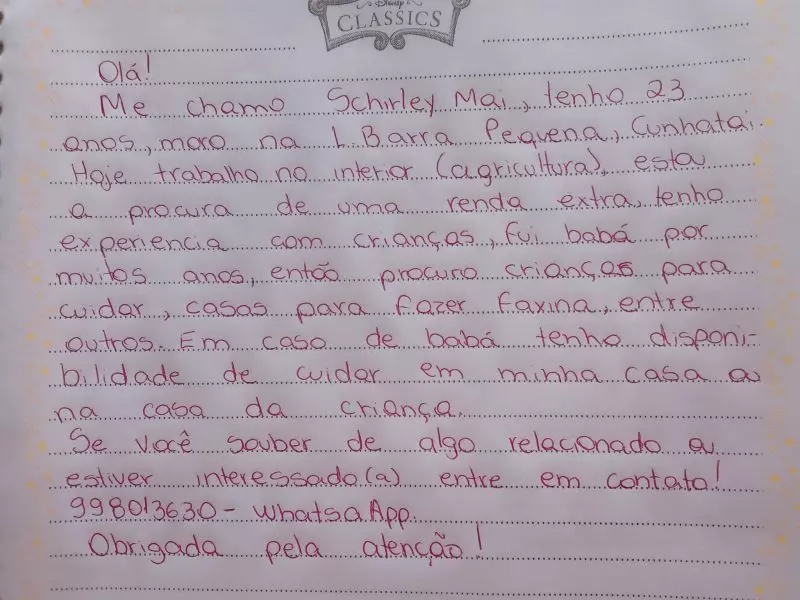
#> input picture assets/images/img.png, 800 x 600 px
$ python main.py
#> lines starting #> are read from the running program, lines starting #| are printed output that depends on the picture; after the words box and inside, x2 and y2 are one past the last pixel; in counts of white or black regions, pixels touching at a corner belong together
import cv2

def process_image(image_path):
    """Processa a imagem capturada aplicando segmentação e máscara."""
#> called with image_path = 'assets/images/img.png'
    img = cv2.imread(image_path)
#> img is the input picture: shape (600, 800, 3); mean B, G, R 169.2, 158.3, 170.1

    # Verifica se a imagem foi carregada corretamente
    if img is None:
        print("Erro ao carregar a imagem.")
        return

    # Aplica desfoque para reduzir ruído
    blur = cv2.GaussianBlur(img, (3, 3), 0)

    # Converte para HSV e extrair o canal de saturação
    sat = cv2.cvtColor(blur, cv2.COLOR_BGR2HSV)[:, :, 1]
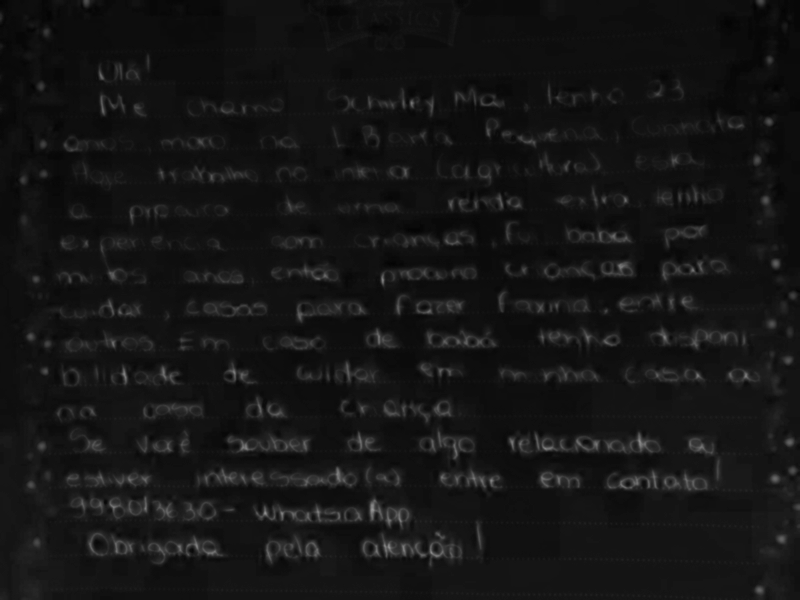
#> sat: shape (600, 800); min 3, max 151, mean 20.9

    # Binarização do canal de saturação
    thresh = cv2.threshold(sat, 50, 255, cv2.THRESH_BINARY)[1]
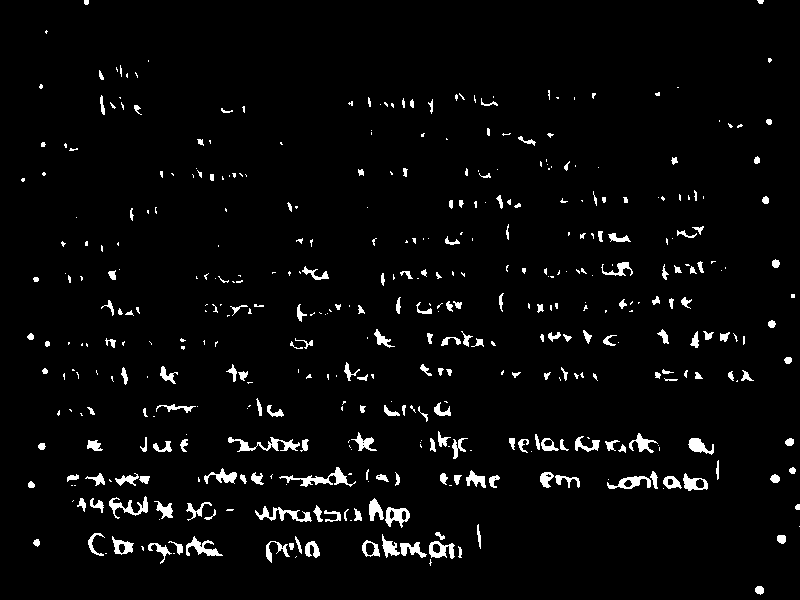
#> thresh: shape (600, 800); 3.5% white; 436 white regions (232 under 20 px), largest, box (x1, y1, x2, y2) and area: (279, 467, 356, 487) 422, (228, 437, 300, 452) 388, (255, 506, 312, 522) 349

    # Aplica operações morfológicas para criar máscara
    kernel = cv2.getStructuringElement(cv2.MORPH_ELLIPSE, (9, 9))
    morph = cv2.morphologyEx(thresh, cv2.MORPH_CLOSE, kernel, iterations=1)
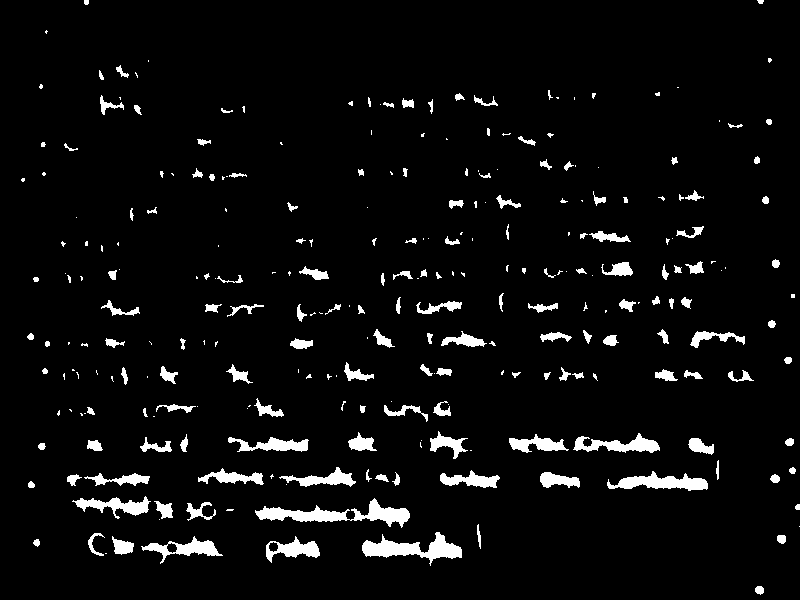
#> morph: shape (600, 800); 4.9% white; 274 white regions (122 under 20 px), largest, box (x1, y1, x2, y2) and area: (255, 498, 410, 528) 1671, (362, 532, 462, 566) 1405, (607, 471, 708, 491) 1035
    mask = cv2.morphologyEx(morph, cv2.MORPH_OPEN, kernel, iterations=1)
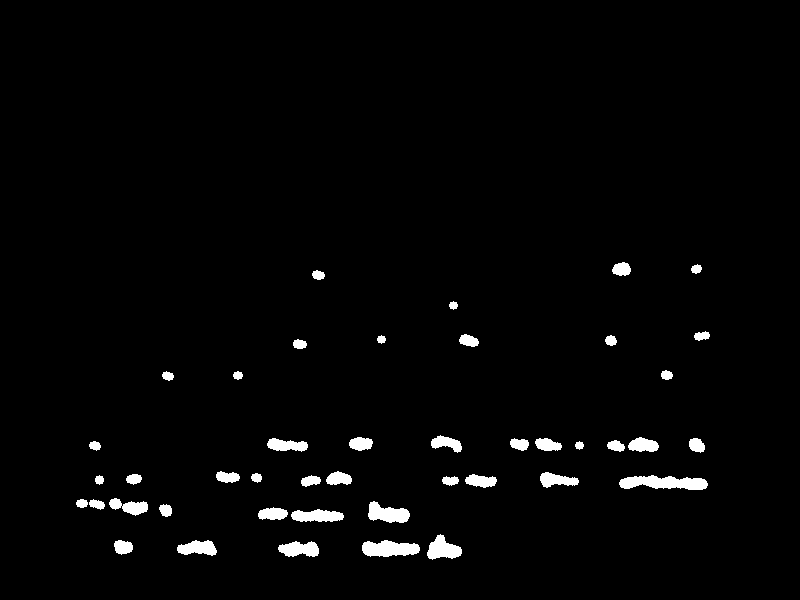
#> mask: shape (600, 800); 2.2% white; 44 white regions, largest, box (x1, y1, x2, y2) and area: (619, 475, 708, 490) 927, (362, 540, 420, 557) 736, (368, 501, 410, 523) 587

    # Converte para escala de cinza e aplicar Otsu
    gray = cv2.cvtColor(img, cv2.COLOR_BGR2GRAY)
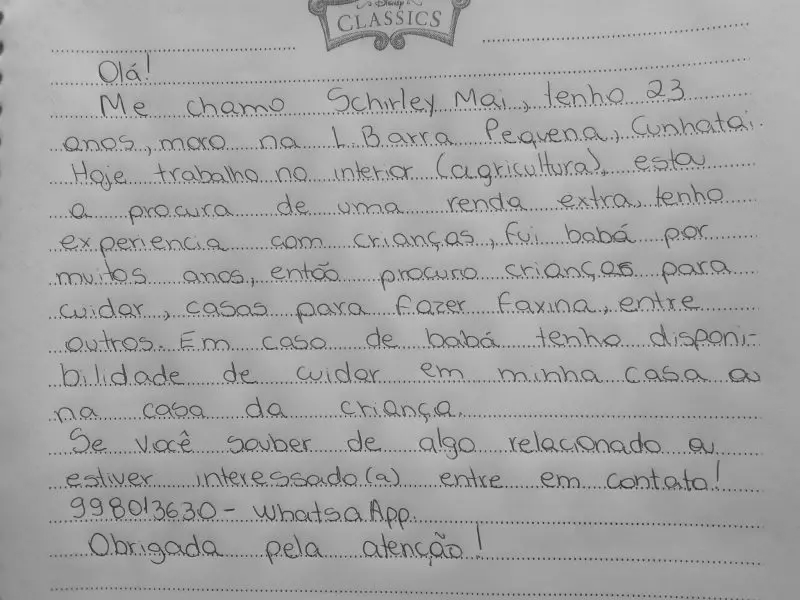
#> gray: shape (600, 800); min 33, max 212, mean 163.1
    otsu = cv2.threshold(gray, 0, 255, cv2.THRESH_BINARY + cv2.THRESH_OTSU)[1]
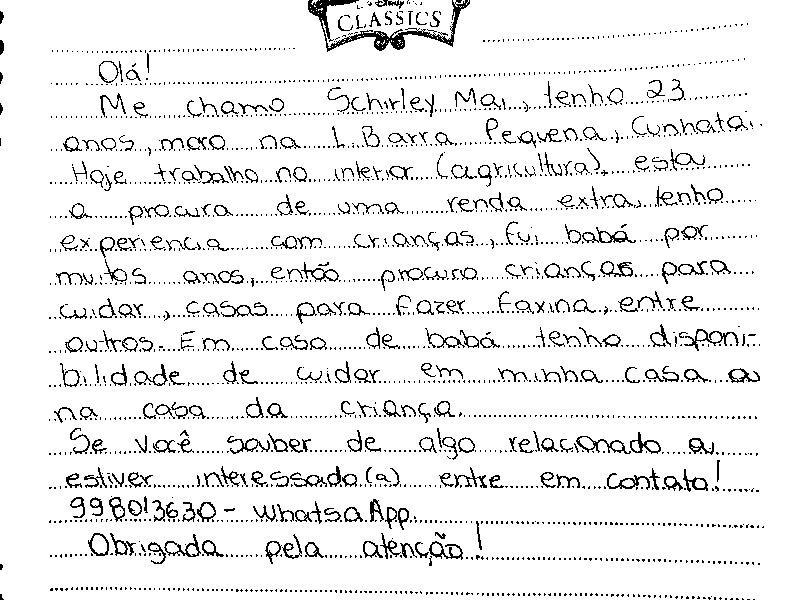
#> otsu: shape (600, 800); 93% white; black in thin lines or dots

    # Salva resultados
    cv2.imwrite("assets/mask/mask.png", mask)
    cv2.imwrite("assets/otsu/otsu.png", otsu)

    # Exibe imagens
    cv2.imshow("Original", img)
    cv2.imshow("Máscara", mask)
    cv2.imshow("Resultado final Otsu", otsu)
    cv2.waitKey(0)
    cv2.destroyAllWindows()

if __name__ == "__main__":
    image_path = "assets/images/img.png"
    if image_path:
        process_image(image_path)
